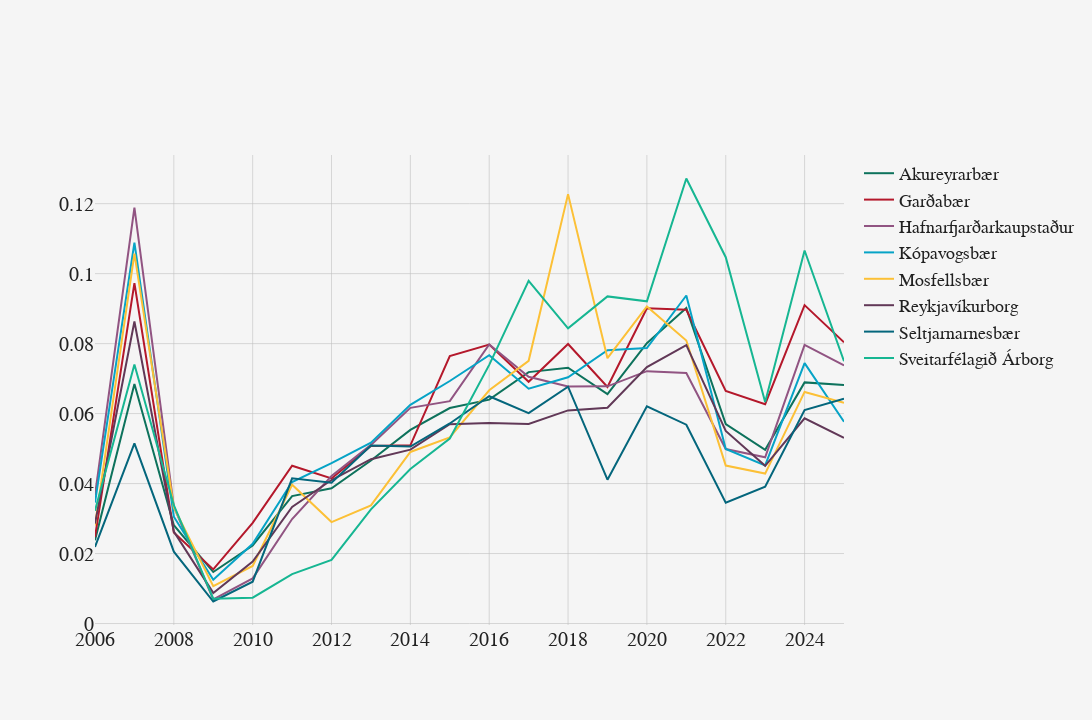

Notebook cell for this chart:
### Code cell
from isb.utils import join_split_columns

df\
.loc[lambda r: r.is_valid_agreement]\
.astype(dict(registration_year=str))\
.pivot_table(index='registration_day_of_year', columns=['registration_year', 'city_name'], values='realestate_type_name', aggfunc='count')\
.reindex(range(0, 367))\
.fillna(0)\
.cumsum()\
.reset_index()\
.pipe(join_split_columns, sep="__")\
.rename(columns=dict(registration_day_of_year__='day'))\
.melt(id_vars='day', var_name='year', value_name='sales')\
.assign(
    city_name = lambda r: r.year.str.split("__").str[1],
    year = lambda r: r.year.str.split("__").str[0].astype(int)
)\
.merge(
    df_total\
        .pivot(index='year', columns='city_name',values='total_units')\
        .sort_index()\
        .fillna(0)\
        .cumsum()\
        .reset_index()\
        .melt(id_vars='year', value_name='total_units'),
    on=['year', 'city_name']
)\
.assign(turnover_rate = lambda r: r.sales / r.total_units)\
.loc[lambda r: r.day == 318]\
.pivot(index='year', columns='city_name', values='turnover_rate')\
.isb.plot()

### Figure 1 — Plotly figure (JSON) as saved in the notebook; plotly's stock layout.template omitted (floating-point values rounded to 4 significant figures)
{"data": [{"line": {"color": "rgb(13, 114, 92)"}, "name": "Akureyrarbær", "showlegend": true, "type": "scatter", "x": [2006, 2007, 2008, 2009, 2010, 2011, 2012, 2013, 2014, 2015, 2016, 2017, 2018, 2019, 2020, 2021, 2022, 2023, 2024, 2025], "y": [0.02383, 0.06846, 0.02809, 0.01472, 0.02231, 0.03644, 0.03866, 0.04661, 0.05534, 0.0616, 0.06399, 0.07185, 0.07312, 0.06556, 0.08012, 0.09016, 0.05698, 0.04967, 0.06892, 0.06819]}, {"line": {"color": "rgb(180, 24, 43)"}, "name": "Garðabær", "showlegend": true, "type": "scatter", "x": [2006, 2007, 2008, 2009, 2010, 2011, 2012, 2013, 2014, 2015, 2016, 2017, 2018, 2019, 2020, 2021, 2022, 2023, 2024, 2025], "y": [0.0247, 0.09728, 0.02604, 0.01547, 0.02877, 0.04512, 0.04146, 0.05072, 0.05094, 0.07646, 0.07971, 0.06909, 0.0799, 0.06762, 0.09012, 0.08968, 0.06646, 0.06267, 0.09101, 0.08038]}, {"line": {"color": "rgb(145, 84, 130)"}, "name": "Hafnarfjarðarkaupstaður", "showlegend": true, "type": "scatter", "x": [2006, 2007, 2008, 2009, 2010, 2011, 2012, 2013, 2014, 2015, 2016, 2017, 2018, 2019, 2020, 2021, 2022, 2023, 2024, 2025], "y": [0.03668, 0.1189, 0.03339, 0.006928, 0.01289, 0.02986, 0.04216, 0.05106, 0.06165, 0.06357, 0.07977, 0.07054, 0.06773, 0.06779, 0.07214, 0.07158, 0.04988, 0.0475, 0.07963, 0.07378]}, {"line": {"color": "rgb(6, 163, 198)"}, "name": "Kópavogsbær", "showlegend": true, "type": "scatter", "x": [2006, 2007, 2008, 2009, 2010, 2011, 2012, 2013, 2014, 2015, 2016, 2017, 2018, 2019, 2020, 2021, 2022, 2023, 2024, 2025], "y": [0.03457, 0.1089, 0.03052, 0.01253, 0.02279, 0.04043, 0.04585, 0.05169, 0.06249, 0.06932, 0.0767, 0.06712, 0.07038, 0.07813, 0.07873, 0.09376, 0.04989, 0.04519, 0.07443, 0.05769]}, {"line": {"color": "rgb(252, 192, 54)"}, "name": "Mosfellsbær", "showlegend": true, "type": "scatter", "x": [2006, 2007, 2008, 2009, 2010, 2011, 2012, 2013, 2014, 2015, 2016, 2017, 2018, 2019, 2020, 2021, 2022, 2023, 2024, 2025], "y": [0.02799, 0.1057, 0.03317, 0.01069, 0.01645, 0.03967, 0.029, 0.03377, 0.04904, 0.05317, 0.06667, 0.07509, 0.1227, 0.07585, 0.09063, 0.08089, 0.04515, 0.04286, 0.0662, 0.06309]}, {"line": {"color": "rgb(97, 56, 87)"}, "name": "Reykjavíkurborg", "showlegend": true, "type": "scatter", "x": [2006, 2007, 2008, 2009, 2010, 2011, 2012, 2013, 2014, 2015, 2016, 2017, 2018, 2019, 2020, 2021, 2022, 2023, 2024, 2025], "y": [0.0286, 0.08632, 0.02627, 0.008754, 0.01771, 0.03331, 0.04102, 0.04696, 0.04969, 0.05696, 0.05731, 0.05703, 0.06092, 0.06167, 0.0733, 0.07957, 0.05503, 0.04507, 0.05864, 0.05309]}, {"line": {"color": "rgb(4, 102, 124)"}, "name": "Seltjarnarnesbær", "showlegend": true, "type": "scatter", "x": [2006, 2007, 2008, 2009, 2010, 2011, 2012, 2013, 2014, 2015, 2016, 2017, 2018, 2019, 2020, 2021, 2022, 2023, 2024, 2025], "y": [0.02189, 0.05151, 0.02054, 0.006297, 0.01195, 0.04151, 0.04025, 0.05091, 0.05059, 0.05718, 0.06496, 0.06015, 0.06769, 0.0411, 0.0621, 0.05682, 0.03452, 0.03911, 0.06099, 0.06423]}, {"line": {"color": "rgb(22, 182, 146)"}, "name": "Sveitarfélagið Árborg", "showlegend": true, "type": "scatter", "x": [2006, 2007, 2008, 2009, 2010, 2011, 2012, 2013, 2014, 2015, 2016, 2017, 2018, 2019, 2020, 2021, 2022, 2023, 2024, 2025], "y": [0.03226, 0.07405, 0.03383, 0.007088, 0.007379, 0.01411, 0.01819, 0.03262, 0.04419, 0.05289, 0.07393, 0.09792, 0.08436, 0.0935, 0.09209, 0.1272, 0.1047, 0.06333, 0.1066, 0.07499]}], "layout": {"autosize": false, "font": {"color": "#212121", "family": "TT Norms Pro"}, "height": 720, "legend": {"font": {"color": "#212121", "family": "TT Norms Pro", "size": 18}}, "margin": {"b": 95, "l": 95, "r": 95, "t": 155}, "paper_bgcolor": "#f5f5f5", "plot_bgcolor": "#f5f5f5", "width": 1280, "xaxis": {"gridcolor": "rgba(192, 192, 192, 0.6)", "tickfont": {"color": "#212121", "family": "TT Norms Pro", "size": 20}, "title": {"font": {"color": "#212121", "family": "TT Norms Pro", "size": 24}}, "zerolinecolor": "rgba(192, 192, 192, 0.6)", "zerolinewidth": 0}, "xaxis10": {"gridcolor": "rgba(192, 192, 192, 0.6)", "tickfont": {"color": "#212121", "family": "TT Norms Pro", "size": 20}, "title": {"font": {"color": "#212121", "family": "TT Norms Pro", "size": 24}}, "zerolinecolor": "rgba(192, 192, 192, 0.6)", "zerolinewidth": 0}, "xaxis11": {"gridcolor": "rgba(192, 192, 192, 0.6)", "tickfont": {"color": "#212121", "family": "TT Norms Pro", "size": 20}, "title": {"font": {"color": "#212121", "family": "TT Norms Pro", "size": 24}}, "zerolinecolor": "rgba(192, 192, 192, 0.6)", "zerolinewidth": 0}, "xaxis12": {"gridcolor": "rgba(192, 192, 192, 0.6)", "tickfont": {"color": "#212121", "family": "TT Norms Pro", "size": 20}, "title": {"font": {"color": "#212121", "family": "TT Norms Pro", "size": 24}}, "zerolinecolor": "rgba(192, 192, 192, 0.6)", "zerolinewidth": 0}, "xaxis13": {"gridcolor": "rgba(192, 192, 192, 0.6)", "tickfont": {"color": "#212121", "family": "TT Norms Pro", "size": 20}, "title": {"font": {"color": "#212121", "family": "TT Norms Pro", "size": 24}}, "zerolinecolor": "rgba(192, 192, 192, 0.6)", "zerolinewidth": 0}, "xaxis14": {"gridcolor": "rgba(192, 192, 192, 0.6)", "tickfont": {"color": "#212121", "family": "TT Norms Pro", "size": 20}, "title": {"font": {"color": "#212121", "family": "TT Norms Pro", "size": 24}}, "zerolinecolor": "rgba(192, 192, 192, 0.6)", "zerolinewidth": 0}, "xaxis15": {"gridcolor": "rgba(192, 192, 192, 0.6)", "tickfont": {"color": "#212121", "family": "TT Norms Pro", "size": 20}, "title": {"font": {"color": "#212121", "family": "TT Norms Pro", "size": 24}}, "zerolinecolor": "rgba(192, 192, 192, 0.6)", "zerolinewidth": 0}, "xaxis16": {"gridcolor": "rgba(192, 192, 192, 0.6)", "tickfont": {"color": "#212121", "family": "TT Norms Pro", "size": 20}, "title": {"font": {"color": "#212121", "family": "TT Norms Pro", "size": 24}}, "zerolinecolor": "rgba(192, 192, 192, 0.6)", "zerolinewidth": 0}, "xaxis17": {"gridcolor": "rgba(192, 192, 192, 0.6)", "tickfont": {"color": "#212121", "family": "TT Norms Pro", "size": 20}, "title": {"font": {"color": "#212121", "family": "TT Norms Pro", "size": 24}}, "zerolinecolor": "rgba(192, 192, 192, 0.6)", "zerolinewidth": 0}, "xaxis18": {"gridcolor": "rgba(192, 192, 192, 0.6)", "tickfont": {"color": "#212121", "family": "TT Norms Pro", "size": 20}, "title": {"font": {"color": "#212121", "family": "TT Norms Pro", "size": 24}}, "zerolinecolor": "rgba(192, 192, 192, 0.6)", "zerolinewidth": 0}, "xaxis19": {"gridcolor": "rgba(192, 192, 192, 0.6)", "tickfont": {"color": "#212121", "family": "TT Norms Pro", "size": 20}, "title": {"font": {"color": "#212121", "family": "TT Norms Pro", "size": 24}}, "zerolinecolor": "rgba(192, 192, 192, 0.6)", "zerolinewidth": 0}, "xaxis2": {"gridcolor": "rgba(192, 192, 192, 0.6)", "tickfont": {"color": "#212121", "family": "TT Norms Pro", "size": 20}, "title": {"font": {"color": "#212121", "family": "TT Norms Pro", "size": 24}}, "zerolinecolor": "rgba(192, 192, 192, 0.6)", "zerolinewidth": 0}, "xaxis20": {"gridcolor": "rgba(192, 192, 192, 0.6)", "tickfont": {"color": "#212121", "family": "TT Norms Pro", "size": 20}, "title": {"font": {"color": "#212121", "family": "TT Norms Pro", "size": 24}}, "zerolinecolor": "rgba(192, 192, 192, 0.6)", "zerolinewidth": 0}, "xaxis3": {"gridcolor": "rgba(192, 192, 192, 0.6)", "tickfont": {"color": "#212121", "family": "TT Norms Pro", "size": 20}, "title": {"font": {"color": "#212121", "family": "TT Norms Pro", "size": 24}}, "zerolinecolor": "rgba(192, 192, 192, 0.6)", "zerolinewidth": 0}, "xaxis4": {"gridcolor": "rgba(192, 192, 192, 0.6)", "tickfont": {"color": "#212121", "family": "TT Norms Pro", "size": 20}, "title": {"font": {"color": "#212121", "family": "TT Norms Pro", "size": 24}}, "zerolinecolor": "rgba(192, 192, 192, 0.6)", "zerolinewidth": 0}, "xaxis5": {"gridcolor": "rgba(192, 192, 192, 0.6)", "tickfont": {"color": "#212121", "family": "TT Norms Pro", "size": 20}, "title": {"font": {"color": "#212121", "family": "TT Norms Pro", "size": 24}}, "zerolinecolor": "rgba(192, 192, 192, 0.6)", "zerolinewidth": 0}, "xaxis6": {"gridcolor": "rgba(192, 192, 192, 0.6)", "tickfont": {"color": "#212121", "family": "TT Norms Pro", "size": 20}, "title": {"font": {"color": "#212121", "family": "TT Norms Pro", "size": 24}}, "zerolinecolor": "rgba(192, 192, 192, 0.6)", "zerolinewidth": 0}, "xaxis7": {"gridcolor": "rgba(192, 192, 192, 0.6)", "tickfont": {"color": "#212121", "family": "TT Norms Pro", "size": 20}, "title": {"font": {"color": "#212121", "family": "TT Norms Pro", "size": 24}}, "zerolinecolor": "rgba(192, 192, 192, 0.6)", "zerolinewidth": 0}, "xaxis8": {"gridcolor": "rgba(192, 192, 192, 0.6)", "tickfont": {"color": "#212121", "family": "TT Norms Pro", "size": 20}, "title": {"font": {"color": "#212121", "family": "TT Norms Pro", "size": 24}}, "zerolinecolor": "rgba(192, 192, 192, 0.6)", "zerolinewidth": 0}, "xaxis9": {"gridcolor": "rgba(192, 192, 192, 0.6)", "tickfont": {"color": "#212121", "family": "TT Norms Pro", "size": 20}, "title": {"font": {"color": "#212121", "family": "TT Norms Pro", "size": 24}}, "zerolinecolor": "rgba(192, 192, 192, 0.6)", "zerolinewidth": 0}, "yaxis": {"gridcolor": "rgba(192, 192, 192, 0.6)", "tickfont": {"color": "#212121", "family": "TT Norms Pro", "size": 20}, "title": {"font": {"color": "#212121", "family": "TT Norms Pro", "size": 24}}, "zerolinecolor": "rgba(192, 192, 192, 0.6)", "zerolinewidth": 0}, "yaxis10": {"gridcolor": "rgba(192, 192, 192, 0.6)", "tickfont": {"color": "#212121", "family": "TT Norms Pro", "size": 20}, "title": {"font": {"color": "#212121", "family": "TT Norms Pro", "size": 24}}, "zerolinecolor": "rgba(192, 192, 192, 0.6)", "zerolinewidth": 0}, "yaxis11": {"gridcolor": "rgba(192, 192, 192, 0.6)", "tickfont": {"color": "#212121", "family": "TT Norms Pro", "size": 20}, "title": {"font": {"color": "#212121", "family": "TT Norms Pro", "size": 24}}, "zerolinecolor": "rgba(192, 192, 192, 0.6)", "zerolinewidth": 0}, "yaxis12": {"gridcolor": "rgba(192, 192, 192, 0.6)", "tickfont": {"color": "#212121", "family": "TT Norms Pro", "size": 20}, "title": {"font": {"color": "#212121", "family": "TT Norms Pro", "size": 24}}, "zerolinecolor": "rgba(192, 192, 192, 0.6)", "zerolinewidth": 0}, "yaxis13": {"gridcolor": "rgba(192, 192, 192, 0.6)", "tickfont": {"color": "#212121", "family": "TT Norms Pro", "size": 20}, "title": {"font": {"color": "#212121", "family": "TT Norms Pro", "size": 24}}, "zerolinecolor": "rgba(192, 192, 192, 0.6)", "zerolinewidth": 0}, "yaxis14": {"gridcolor": "rgba(192, 192, 192, 0.6)", "tickfont": {"color": "#212121", "family": "TT Norms Pro", "size": 20}, "title": {"font": {"color": "#212121", "family": "TT Norms Pro", "size": 24}}, "zerolinecolor": "rgba(192, 192, 192, 0.6)", "zerolinewidth": 0}, "yaxis15": {"gridcolor": "rgba(192, 192, 192, 0.6)", "tickfont": {"color": "#212121", "family": "TT Norms Pro", "size": 20}, "title": {"font": {"color": "#212121", "family": "TT Norms Pro", "size": 24}}, "zerolinecolor": "rgba(192, 192, 192, 0.6)", "zerolinewidth": 0}, "yaxis16": {"gridcolor": "rgba(192, 192, 192, 0.6)", "tickfont": {"color": "#212121", "family": "TT Norms Pro", "size": 20}, "title": {"font": {"color": "#212121", "family": "TT Norms Pro", "size": 24}}, "zerolinecolor": "rgba(192, 192, 192, 0.6)", "zerolinewidth": 0}, "yaxis17": {"gridcolor": "rgba(192, 192, 192, 0.6)", "tickfont": {"color": "#212121", "family": "TT Norms Pro", "size": 20}, "title": {"font": {"color": "#212121", "family": "TT Norms Pro", "size": 24}}, "zerolinecolor": "rgba(192, 192, 192, 0.6)", "zerolinewidth": 0}, "yaxis18": {"gridcolor": "rgba(192, 192, 192, 0.6)", "tickfont": {"color": "#212121", "family": "TT Norms Pro", "size": 20}, "title": {"font": {"color": "#212121", "family": "TT Norms Pro", "size": 24}}, "zerolinecolor": "rgba(192, 192, 192, 0.6)", "zerolinewidth": 0}, "yaxis19": {"gridcolor": "rgba(192, 192, 192, 0.6)", "tickfont": {"color": "#212121", "family": "TT Norms Pro", "size": 20}, "title": {"font": {"color": "#212121", "family": "TT Norms Pro", "size": 24}}, "zerolinecolor": "rgba(192, 192, 192, 0.6)", "zerolinewidth": 0}, "yaxis2": {"gridcolor": "rgba(192, 192, 192, 0.6)", "tickfont": {"color": "#212121", "family": "TT Norms Pro", "size": 20}, "title": {"font": {"color": "#212121", "family": "TT Norms Pro", "size": 24}}, "zerolinecolor": "rgba(192, 192, 192, 0.6)", "zerolinewidth": 0}, "yaxis20": {"gridcolor": "rgba(192, 192, 192, 0.6)", "tickfont": {"color": "#212121", "family": "TT Norms Pro", "size": 20}, "title": {"font": {"color": "#212121", "family": "TT Norms Pro", "size": 24}}, "zerolinecolor": "rgba(192, 192, 192, 0.6)", "zerolinewidth": 0}, "yaxis3": {"gridcolor": "rgba(192, 192, 192, 0.6)", "tickfont": {"color": "#212121", "family": "TT Norms Pro", "size": 20}, "title": {"font": {"color": "#212121", "family": "TT Norms Pro", "size": 24}}, "zerolinecolor": "rgba(192, 192, 192, 0.6)", "zerolinewidth": 0}, "yaxis4": {"gridcolor": "rgba(192, 192, 192, 0.6)", "tickfont": {"color": "#212121", "family": "TT Norms Pro", "size": 20}, "title": {"font": {"color": "#212121", "family": "TT Norms Pro", "size": 24}}, "zerolinecolor": "rgba(192, 192, 192, 0.6)", "zerolinewidth": 0}, "yaxis5": {"gridcolor": "rgba(192, 192, 192, 0.6)", "tickfont": {"color": "#212121", "family": "TT Norms Pro", "size": 20}, "title": {"font": {"color": "#212121", "family": "TT Norms Pro", "size": 24}}, "zerolinecolor": "rgba(192, 192, 192, 0.6)", "zerolinewidth": 0}, "yaxis6": {"gridcolor": "rgba(192, 192, 192, 0.6)", "tickfont": {"color": "#212121", "family": "TT Norms Pro", "size": 20}, "title": {"font": {"color": "#212121", "family": "TT Norms Pro", "size": 24}}, "zerolinecolor": "rgba(192, 192, 192, 0.6)", "zerolinewidth": 0}, "yaxis7": {"gridcolor": "rgba(192, 192, 192, 0.6)", "tickfont": {"color": "#212121", "family": "TT Norms Pro", "size": 20}, "title": {"font": {"color": "#212121", "family": "TT Norms Pro", "size": 24}}, "zerolinecolor": "rgba(192, 192, 192, 0.6)", "zerolinewidth": 0}, "yaxis8": {"gridcolor": "rgba(192, 192, 192, 0.6)", "tickfont": {"color": "#212121", "family": "TT Norms Pro", "size": 20}, "title": {"font": {"color": "#212121", "family": "TT Norms Pro", "size": 24}}, "zerolinecolor": "rgba(192, 192, 192, 0.6)", "zerolinewidth": 0}, "yaxis9": {"gridcolor": "rgba(192, 192, 192, 0.6)", "tickfont": {"color": "#212121", "family": "TT Norms Pro", "size": 20}, "title": {"font": {"color": "#212121", "family": "TT Norms Pro", "size": 24}}, "zerolinecolor": "rgba(192, 192, 192, 0.6)", "zerolinewidth": 0}}}
